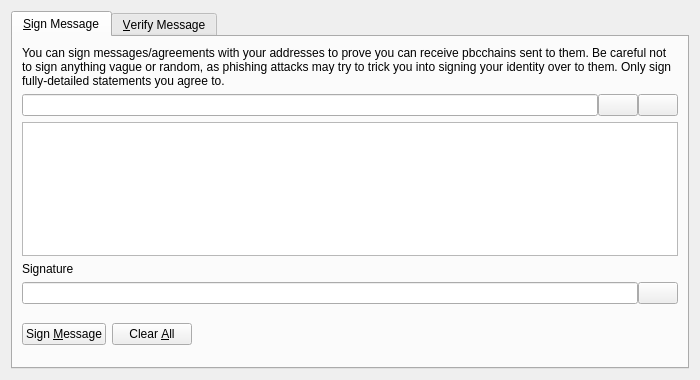
<?xml version="1.0" encoding="UTF-8"?>
<ui version="4.0">
 <class>SignVerifyMessageDialog</class>
 <widget class="QDialog" name="SignVerifyMessageDialog">
  <property name="geometry">
   <rect>
    <x>0</x>
    <y>0</y>
    <width>700</width>
    <height>380</height>
   </rect>
  </property>
  <property name="windowTitle">
   <string>Signatures - Sign / Verify a Message</string>
  </property>
  <property name="modal">
   <bool>true</bool>
  </property>
  <layout class="QVBoxLayout" name="verticalLayout">
   <item>
    <widget class="QTabWidget" name="tabWidget">
     <property name="currentIndex">
      <number>0</number>
     </property>
     <widget class="QWidget" name="tabSignMessage">
      <attribute name="title">
       <string>&amp;Sign Message</string>
      </attribute>
      <layout class="QVBoxLayout" name="verticalLayout_SM">
       <item>
        <widget class="QLabel" name="infoLabel_SM">
         <property name="text">
          <string>You can sign messages/agreements with your addresses to prove you can receive pbcchains sent to them. Be careful not to sign anything vague or random, as phishing attacks may try to trick you into signing your identity over to them. Only sign fully-detailed statements you agree to.</string>
         </property>
         <property name="textFormat">
          <enum>Qt::PlainText</enum>
         </property>
         <property name="wordWrap">
          <bool>true</bool>
         </property>
        </widget>
       </item>
       <item>
        <layout class="QHBoxLayout" name="horizontalLayout_1_SM">
         <property name="spacing">
          <number>0</number>
         </property>
         <item>
          <widget class="QValidatedLineEdit" name="addressIn_SM">
           <property name="toolTip">
            <string>The Pbcchain address to sign the message with</string>
           </property>
          </widget>
         </item>
         <item>
          <widget class="QPushButton" name="addressBookButton_SM">
           <property name="toolTip">
            <string>Choose previously used address</string>
           </property>
           <property name="text">
            <string/>
           </property>
           <property name="icon">
            <iconset resource="../pbcchain.qrc">
             <normaloff>:/icons/address-book</normaloff>:/icons/address-book</iconset>
           </property>
           <property name="shortcut">
            <string>Alt+A</string>
           </property>
           <property name="autoDefault">
            <bool>false</bool>
           </property>
          </widget>
         </item>
         <item>
          <widget class="QPushButton" name="pasteButton_SM">
           <property name="toolTip">
            <string>Paste address from clipboard</string>
           </property>
           <property name="text">
            <string/>
           </property>
           <property name="icon">
            <iconset resource="../pbcchain.qrc">
             <normaloff>:/icons/editpaste</normaloff>:/icons/editpaste</iconset>
           </property>
           <property name="shortcut">
            <string>Alt+P</string>
           </property>
           <property name="autoDefault">
            <bool>false</bool>
           </property>
          </widget>
         </item>
        </layout>
       </item>
       <item>
        <widget class="QPlainTextEdit" name="messageIn_SM">
         <property name="toolTip">
          <string>Enter the message you want to sign here</string>
         </property>
        </widget>
       </item>
       <item>
        <widget class="QLabel" name="signatureLabel_SM">
         <property name="text">
          <string>Signature</string>
         </property>
         <property name="textFormat">
          <enum>Qt::PlainText</enum>
         </property>
        </widget>
       </item>
       <item>
        <layout class="QHBoxLayout" name="horizontalLayout_2_SM">
         <property name="spacing">
          <number>0</number>
         </property>
         <item>
          <widget class="QLineEdit" name="signatureOut_SM">
           <property name="font">
            <font>
             <italic>true</italic>
            </font>
           </property>
           <property name="readOnly">
            <bool>true</bool>
           </property>
          </widget>
         </item>
         <item>
          <widget class="QPushButton" name="copySignatureButton_SM">
           <property name="toolTip">
            <string>Copy the current signature to the system clipboard</string>
           </property>
           <property name="text">
            <string/>
           </property>
           <property name="icon">
            <iconset resource="../pbcchain.qrc">
             <normaloff>:/icons/editcopy</normaloff>:/icons/editcopy</iconset>
           </property>
           <property name="autoDefault">
            <bool>false</bool>
           </property>
          </widget>
         </item>
        </layout>
       </item>
       <item>
        <layout class="QHBoxLayout" name="horizontalLayout_3_SM">
         <item>
          <widget class="QPushButton" name="signMessageButton_SM">
           <property name="toolTip">
            <string>Sign the message to prove you own this Pbcchain address</string>
           </property>
           <property name="text">
            <string>Sign &amp;Message</string>
           </property>
           <property name="icon">
            <iconset resource="../pbcchain.qrc">
             <normaloff>:/icons/edit</normaloff>:/icons/edit</iconset>
           </property>
           <property name="autoDefault">
            <bool>false</bool>
           </property>
          </widget>
         </item>
         <item>
          <widget class="QPushButton" name="clearButton_SM">
           <property name="toolTip">
            <string>Reset all sign message fields</string>
           </property>
           <property name="text">
            <string>Clear &amp;All</string>
           </property>
           <property name="icon">
            <iconset resource="../pbcchain.qrc">
             <normaloff>:/icons/remove</normaloff>:/icons/remove</iconset>
           </property>
           <property name="autoDefault">
            <bool>false</bool>
           </property>
          </widget>
         </item>
         <item>
          <spacer name="horizontalSpacer_1_SM">
           <property name="orientation">
            <enum>Qt::Horizontal</enum>
           </property>
           <property name="sizeHint" stdset="0">
            <size>
             <width>40</width>
             <height>48</height>
            </size>
           </property>
          </spacer>
         </item>
         <item>
          <widget class="QLabel" name="statusLabel_SM">
           <property name="font">
            <font>
             <weight>75</weight>
             <bold>true</bold>
            </font>
           </property>
           <property name="text">
            <string/>
           </property>
           <property name="wordWrap">
            <bool>true</bool>
           </property>
          </widget>
         </item>
         <item>
          <spacer name="horizontalSpacer_2_SM">
           <property name="orientation">
            <enum>Qt::Horizontal</enum>
           </property>
           <property name="sizeHint" stdset="0">
            <size>
             <width>40</width>
             <height>48</height>
            </size>
           </property>
          </spacer>
         </item>
        </layout>
       </item>
      </layout>
     </widget>
     <widget class="QWidget" name="tabVerifyMessage">
      <attribute name="title">
       <string>&amp;Verify Message</string>
      </attribute>
      <layout class="QVBoxLayout" name="verticalLayout_VM">
       <item>
        <widget class="QLabel" name="infoLabel_VM">
         <property name="text">
          <string>Enter the receiver's address, message (ensure you copy line breaks, spaces, tabs, etc. exactly) and signature below to verify the message. Be careful not to read more into the signature than what is in the signed message itself, to avoid being tricked by a man-in-the-middle attack. Note that this only proves the signing party receives with the address, it cannot prove sendership of any transaction!</string>
         </property>
         <property name="textFormat">
          <enum>Qt::PlainText</enum>
         </property>
         <property name="alignment">
          <set>Qt::AlignLeading|Qt::AlignLeft|Qt::AlignTop</set>
         </property>
         <property name="wordWrap">
          <bool>true</bool>
         </property>
        </widget>
       </item>
       <item>
        <layout class="QHBoxLayout" name="horizontalLayout_1_VM">
         <property name="spacing">
          <number>0</number>
         </property>
         <item>
          <widget class="QValidatedLineEdit" name="addressIn_VM">
           <property name="toolTip">
            <string>The Pbcchain address the message was signed with</string>
           </property>
          </widget>
         </item>
         <item>
          <widget class="QPushButton" name="addressBookButton_VM">
           <property name="toolTip">
            <string>Choose previously used address</string>
           </property>
           <property name="text">
            <string/>
           </property>
           <property name="icon">
            <iconset resource="../pbcchain.qrc">
             <normaloff>:/icons/address-book</normaloff>:/icons/address-book</iconset>
           </property>
           <property name="shortcut">
            <string>Alt+A</string>
           </property>
           <property name="autoDefault">
            <bool>false</bool>
           </property>
          </widget>
         </item>
        </layout>
       </item>
       <item>
        <widget class="QPlainTextEdit" name="messageIn_VM"/>
       </item>
       <item>
        <widget class="QValidatedLineEdit" name="signatureIn_VM"/>
       </item>
       <item>
        <layout class="QHBoxLayout" name="horizontalLayout_2_VM">
         <item>
          <widget class="QPushButton" name="verifyMessageButton_VM">
           <property name="toolTip">
            <string>Verify the message to ensure it was signed with the specified Pbcchain address</string>
           </property>
           <property name="text">
            <string>Verify &amp;Message</string>
           </property>
           <property name="icon">
            <iconset resource="../pbcchain.qrc">
             <normaloff>:/icons/transaction_0</normaloff>:/icons/transaction_0</iconset>
           </property>
           <property name="autoDefault">
            <bool>false</bool>
           </property>
          </widget>
         </item>
         <item>
          <widget class="QPushButton" name="clearButton_VM">
           <property name="toolTip">
            <string>Reset all verify message fields</string>
           </property>
           <property name="text">
            <string>Clear &amp;All</string>
           </property>
           <property name="icon">
            <iconset resource="../pbcchain.qrc">
             <normaloff>:/icons/remove</normaloff>:/icons/remove</iconset>
           </property>
           <property name="autoDefault">
            <bool>false</bool>
           </property>
          </widget>
         </item>
         <item>
          <spacer name="horizontalSpacer_1_VM">
           <property name="orientation">
            <enum>Qt::Horizontal</enum>
           </property>
           <property name="sizeHint" stdset="0">
            <size>
             <width>40</width>
             <height>48</height>
            </size>
           </property>
          </spacer>
         </item>
         <item>
          <widget class="QLabel" name="statusLabel_VM">
           <property name="font">
            <font>
             <weight>75</weight>
             <bold>true</bold>
            </font>
           </property>
           <property name="text">
            <string/>
           </property>
           <property name="wordWrap">
            <bool>true</bool>
           </property>
          </widget>
         </item>
         <item>
          <spacer name="horizontalSpacer_2_VM">
           <property name="orientation">
            <enum>Qt::Horizontal</enum>
           </property>
           <property name="sizeHint" stdset="0">
            <size>
             <width>40</width>
             <height>48</height>
            </size>
           </property>
          </spacer>
         </item>
        </layout>
       </item>
      </layout>
     </widget>
    </widget>
   </item>
  </layout>
 </widget>
 <customwidgets>
  <customwidget>
   <class>QValidatedLineEdit</class>
   <extends>QLineEdit</extends>
   <header>qt/qvalidatedlineedit.h</header>
  </customwidget>
 </customwidgets>
 <resources>
  <include location="../pbcchain.qrc"/>
 </resources>
 <connections/>
</ui>
